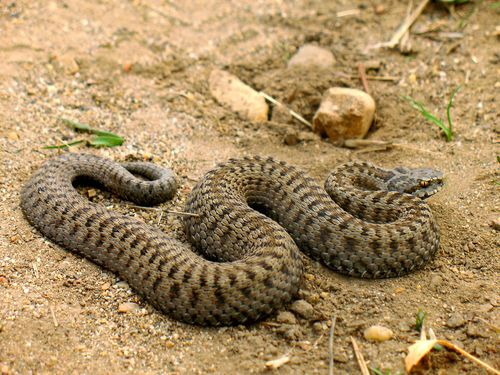
#> input picture testimage.jpg, 500 x 375 px
$ jupyter execute data_process.ipynb
#> lines starting #> are read from the running program, lines starting #| are printed output that depends on the picture
[cell 1]
from __future__ import absolute_import, division, print_function, unicode_literals
import numpy as np
import pandas as pd
import os
import pathlib
import sys
import random
import shutil
import cv2 as cv
import matplotlib.pyplot as plt
import tensorflow as tf
from PIL import Image
from skimage import exposure

[cell 2]
IMAGE_SIZE = 256
pathtxt = pathlib.Path('pathtxt/')
data = pathlib.Path('datasetproject/')
train_data = pathlib.Path('datasetproject/train')
test_data = pathlib.Path('datasetproject/test')
split_ratio = 0.20

Download the dataset from:

https://www.aicrowd.com/challenges/snakeclef2021-snake-species-identification-challenge/dataset_files

Files to be download:
1 - SnakeCLEF-2021 - TrainingData
2 - SnakeCLEF2021 - TrainVal Metadata

## List and id of species for this projects

001 |Vipera berus
002 |Vipera ursinii
003 |Vipera seoanei
004 |Vipera ammodytes
005 |Vipera seoanei
006 |Vipera xanthina
007 |Vipera nikolskii

To do List
1 - Unzip the Train Data
2 - Found the path to each species on TrainVal MetadatA
3 - Create one folder for each image on our list(folder nome the ID)
4 - Randonaly split the dataset
Dataset Clean
1 - Remove bad images (visual inspection)
2 - Normalize all images of dataset (same size and dived by 256)

[cell 3]
if not os.path.exists(data):
    os.makedirs(data)
if not os.path.exists(train_data):
    os.makedirs(train_data)
if not os.path.exists(test_data):
    os.makedirs(test_data)

def creat_fold():

    for filename in pathtxt.glob('*.txt'):
        foldername = filename.name.split('.')[0]
        pathSpecies =train_data.joinpath(foldername)
        pathlib.Path(pathSpecies).mkdir()

        with open(filename) as datafile:
            for i, line in enumerate(datafile.readlines()):
                line = line.rstrip('\n')
                name = line.split('/')[-1]
                shutil.copyfile(line, train_data.joinpath(foldername).joinpath(name))

# creat_fold()

[cell 4]
def count_dataset(pathbase):
    qtd = []
    lab = []
    for dr in pathbase.iterdir():
        files = os.listdir(dr)
        qtd.append(len(files))
        lab.append(dr.name)
    return qtd, lab

qtd_orig, lab_orig = count_dataset(train_data)

plt.bar(lab_orig, qtd_orig, color = "#4CAF50")
plt.title("Original Dataset")
plt.tight_layout()
plt.yscale('linear')
plt.grid()

plt.show()

[cell 5]
def split_data():

    for dr in train_data.glob('*/'):
        pathSpecies =test_data.joinpath(dr.name)
        pathlib.Path(pathSpecies).mkdir()
        files = os.listdir(dr)

        random.shuffle(files)
        qtd = round(len(files) * split_ratio)

        for i in range(qtd):
            src = train_data.joinpath(dr.name).joinpath(files[i])
            dst = test_data.joinpath(dr.name).joinpath(files[i])
            os.rename(src, dst)

    return

# split_data()

[cell 6]
qtd_train, lab_train = count_dataset(train_data)
qtd_test, lab_test = count_dataset(test_data)

plt.subplot(2, 2, 1)
plt.bar(lab_train, qtd_train , color = "#4CAF50")
plt.title("Train Set")
plt.tight_layout()
plt.yscale('linear')
plt.grid()

plt.subplot(2, 2, 2)
plt.bar(lab_test, qtd_test, color = "#4CAF50")
plt.title("Test Set")
plt.tight_layout()
plt.yscale('linear')
plt.grid()

plt.show()
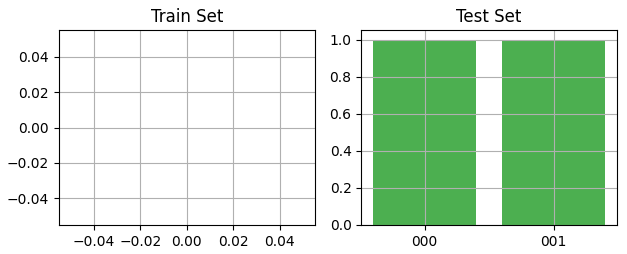
#> figure drawn by matplotlib, 1 panel
#> further down, img is the input picture: shape (375, 500, 3); mean B, G, R 97.5, 140.1, 168

Data Augmentation

We notice that our dataset is umbaleced so, we will try to use data augmentation to balaced our train set.

We only use the data augmentation in the train set, and we will keep the test set.

[cell 7]
def random_rotate (image):
    angle = random.randint(0, 360)
    rows, cols, c = image.shape
    M = cv.getRotationMatrix2D((cols / 2, rows / 2), angle, 1)
    image = cv.warpAffine(image, M, (cols, rows))

    return image
def flip(image):

    hflip = random.choice([True, False])
    vflip = random.choice([True, False])

    if hflip and vflip:
        c = -1
    else:
        c = 0 if vflip else 1

    return cv.flip(image, flipCode=c)

def saturation(image):
    n = random.randint(1, 4)
    return np.array (tf.image.adjust_saturation(image, n))

def crop(image):
    return np.array (tf.image.central_crop(image, central_fraction=0.5))

def dilation_image(image):
    shift = random.randint(2, 7)
    kernel = np.ones((shift, shift), np.uint8)
    image = cv.dilate(image, kernel, iterations=1)
    return image

def erosion_image(image):
    shift = random.randint(2, 7)
    kernel = np.ones((shift, shift), np.uint8)
    image = cv.erode(image, kernel, iterations=1)
    return image

def brightness(image):
    return np.array (tf.image.adjust_brightness(image, 0.3))

# Histogram is much easier with sckit-image
# Opencv we can only do histogram of gray image
def HE(image):
    image = exposure.equalize_hist(image)
    return cv.convertScaleAbs(image*255)

def AHE(image):
    image = exposure.equalize_adapthist(img, clip_limit=0.03)
    return cv.convertScaleAbs(image*255)

# Blur image for edge detection
def medianblur(image):
    kernel_size = random.randrange(3,9,2)
    return cv.medianBlur(image, kernel_size)

def gaussianblur(image):
    kernel_size = random.randrange(3,9,2)
    return cv.GaussianBlur(image, (kernel_size, kernel_size), 0)

[cell 8]
def HECOLOR (image):
    # [7 lines of commented-out code are left out]

    H, S, V = cv.split(cv.cvtColor(image, cv.COLOR_BGR2HSV))
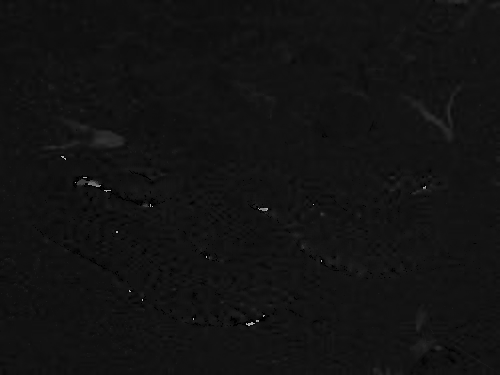
#> H: shape (375, 500); min 0, max 179, mean 18.2
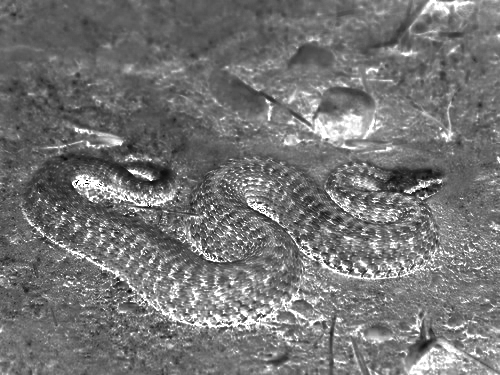
#> S: shape (375, 500); min 0, max 255, mean 116.5
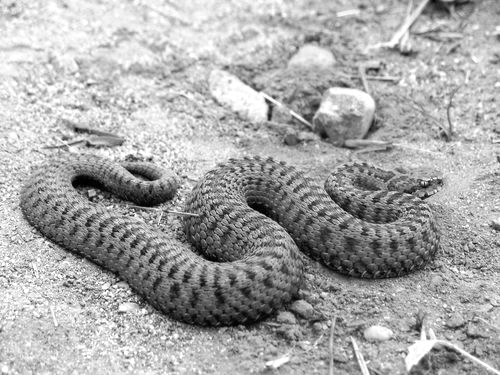
#> V: shape (375, 500); min 0, max 255, mean 168.1
    eq_V = cv.equalizeHist(V)
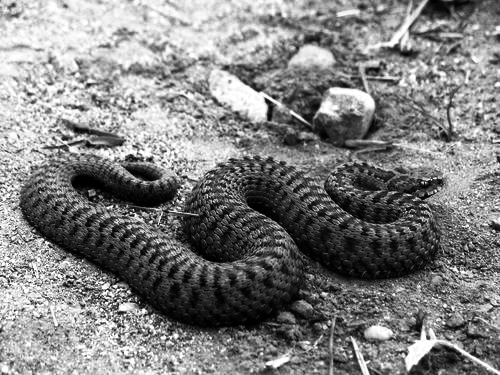
#> eq_V: shape (375, 500); min 0, max 255, mean 128.2
    eq_image = cv.cvtColor(cv.merge([H, S, eq_V]), cv.COLOR_HSV2RGB)
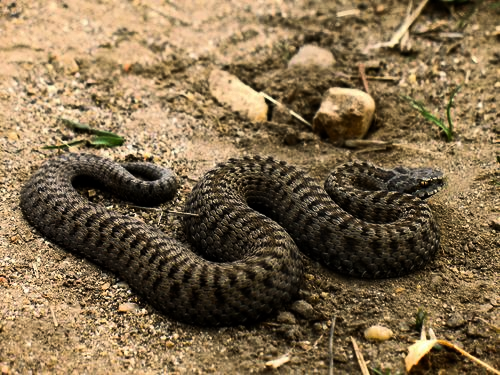
#> eq_image: shape (375, 500, 3); mean R, G, B 128.2, 107.2, 76.5

    return eq_image

img = cv.imread('testimage.jpg')

image_he = HECOLOR(img)

img = cv.cvtColor(img, cv.COLOR_BGR2RGB)

# HE = cv.cvtColor(HE, cv.COLOR_BGR2RGB)


plt.subplot(1,2,1)
plt.title('Original image')
plt.imshow(img)
plt.axis("off")

plt.subplot(1,2,2)
plt.title('Original image')
plt.imshow(image_he)
plt.axis("off")

[cell 9]

img = cv.imread('testimage.jpg')
# Convert image from BGR to RGB
# Matliplot use RGB
# Opencv use BGR
img = cv.cvtColor(img, cv.COLOR_BGR2RGB)

fig = plt.figure(figsize=(10, 10))

plt.subplot(3,4,1)
plt.title('Original image')
plt.imshow(img)
plt.axis("off")

plt.subplot(3,4,2)
plt.title('Flip image')
plt.imshow(flip(img))
plt.axis("off")

plt.subplot(3,4,3)
plt.title('Saturation image')
plt.imshow(saturation(img))
#> (the call stopped at in saturation, `return np.array (tf.image.adjust_saturation(image, n))`: tensorflow is not available in this run)
plt.axis("off")

plt.subplot(3,4,4)
plt.title('Crop image')
plt.imshow(crop(img))
#> (the call stopped at in crop, `return np.array (tf.image.central_crop(image, central_fraction=0.5))`: tensorflow is not available in this run)
plt.axis("off")

plt.subplot(3,4,5)
plt.title('Erosion image')
plt.imshow(erosion_image(img))
plt.axis("off")

plt.subplot(3,4,6)
plt.title('Dilatation image')
plt.imshow(dilation_image(img))
plt.axis("off")

plt.subplot(3,4,7)
plt.title('Brightness image')
plt.imshow(brightness(img))
#> (the call stopped at in brightness, `return np.array (tf.image.adjust_brightness(image, 0.3))`: tensorflow is not available in this run)
plt.axis("off")

plt.subplot(3,4,8)
plt.title('AHE image')
plt.imshow(AHE(img))
#> in AHE, `return cv.convertScaleAbs(image*255)`:
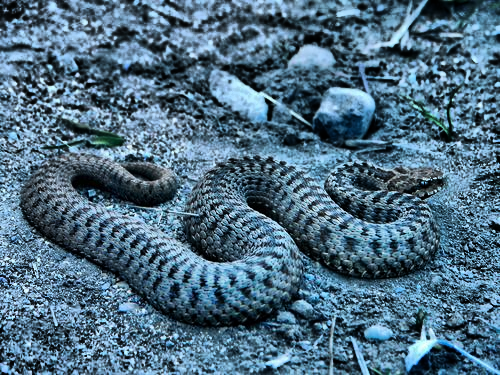
#> returned value: shape (375, 500, 3); mean of channels 0, 1, 2 130.2, 109.3, 77.6; drawn as B, G, R
plt.axis("off")

plt.subplot(3,4,9)
plt.title('HE image')
plt.imshow(HE(img))
#> in HE, `image = exposure.equalize_hist(image)`:
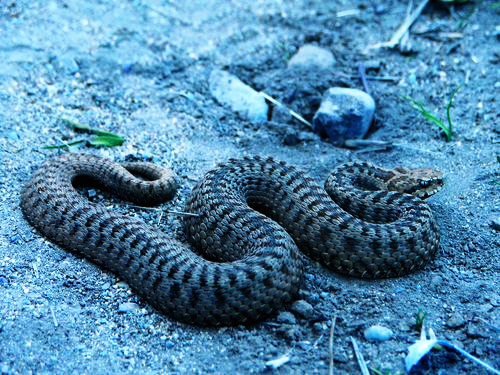
#> image: shape (375, 500, 3) float64; mean of channels 0, 1, 2 0.664, 0.53, 0.313; drawn as B, G, R
plt.axis("off")

plt.subplot(3,4,10)
plt.title('Median image')
plt.imshow(medianblur(img))
#> in medianblur, `return cv.medianBlur(image, kernel_size)`:
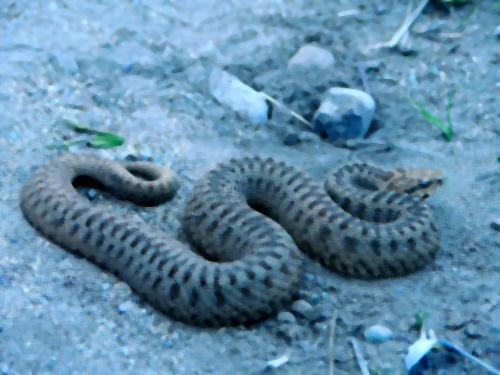
#> returned value: shape (375, 500, 3); mean of channels 0, 1, 2 168.8, 140.8, 97.8; drawn as B, G, R
plt.axis("off")

plt.subplot(3,4,11)
plt.title('Guassian image')
plt.imshow(gaussianblur(img))
plt.axis("off")

plt.subplot(3,4,12)
plt.title('Random rotation image')
plt.imshow(random_rotate(img))
#> in random_rotate, `image = cv.warpAffine(image, M, (cols, rows))`:
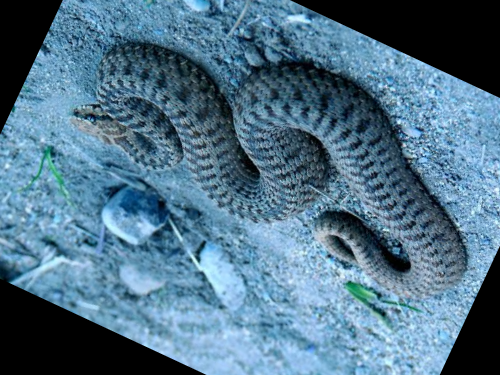
#> image: shape (375, 500, 3); mean of channels 0, 1, 2 138.1, 115.5, 80.5; drawn as B, G, R
plt.axis("off")
